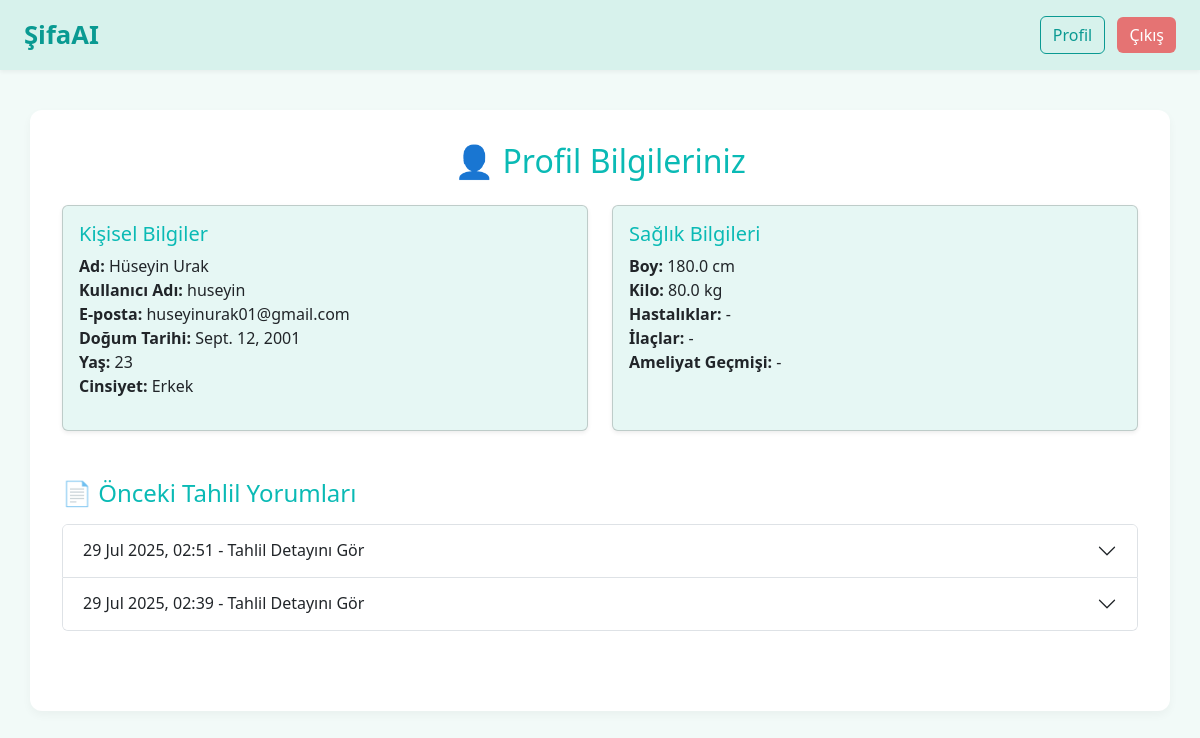
The app's page /profil/ (signed in), older data.
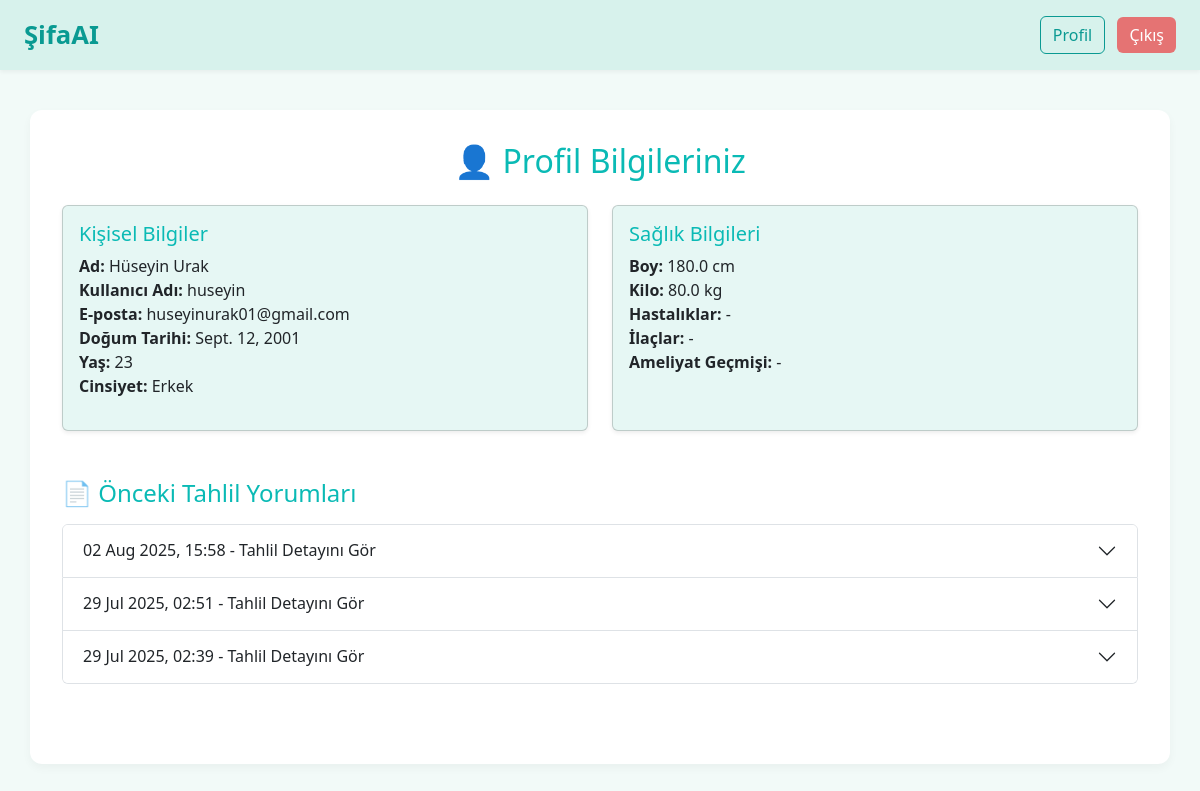
The same page, newer data.
### app/models.py (models this page shows, shortened)
class AnswerReport(models.Model):
     report_id = models.AutoField(primary_key=True)
     patient = models.ForeignKey(Patient, on_delete=models.CASCADE)
     simple_comment = models.TextField()
     advices = models.TextField()
     date = models.DateTimeField(auto_now_add=True)

### app/views.py (the view)
# urls.py: path('profil/', views.profile_view, name='profile'),
def profile_view(request):
    patient_id = request.session.get('patient_id')
    if not patient_id:
        return redirect('login')
    patient = Patient.objects.get(pk=patient_id)
    reports = AnswerReport.objects.filter(patient=patient).order_by('-date')
    return render(request, 'kullanici/profile.html', {
        'patient': patient,
        'reports': reports
    })

### app/templates/kullanici/profile.html (shortened to what this page needs)
{% extends 'base.html' %}
{% block content %}
<h2 class="mb-4 text-center" style="color: #0ABAB5;">👤 Profil Bilgileriniz</h2>
<div class="row row-cols-1 row-cols-md-2 g-4 mb-5">
  <div class="col">
    <div class="card h-100 shadow-sm" style="background-color: #E6F7F4;">
      <div class="card-body">
        <h5 class="card-title" style="color: #0ABAB5;">Kişisel Bilgiler</h5>
        <ul class="list-unstyled text-dark">
          <li><strong>Ad:</strong> {{ patient.name }}</li>
          <li><strong>Kullanıcı Adı:</strong> {{ patient.username }}</li>
          <li><strong>E-posta:</strong> {{ patient.email }}</li>
          <li><strong>Doğum Tarihi:</strong> {{ patient.birth_date }}</li>
          <li><strong>Yaş:</strong> {{ patient.age }}</li>
          <li><strong>Cinsiyet:</strong> {{ patient.gender }}</li>
        </ul>
      </div>
    </div>
  </div>
  <div class="col">
    <div class="card h-100 shadow-sm" style="background-color: #E6F7F4;">
      <div class="card-body">
        <h5 class="card-title" style="color: #0ABAB5;">Sağlık Bilgileri</h5>
        <ul class="list-unstyled text-dark">
          <li><strong>Boy:</strong> {{ patient.height }} cm</li>
          <li><strong>Kilo:</strong> {{ patient.weight }} kg</li>
          <li><strong>Hastalıklar:</strong> {{ patient.illness|default:"Belirtilmedi" }}</li>
          <li><strong>İlaçlar:</strong> {{ patient.drugs|default:"Belirtilmedi" }}</li>
          <li><strong>Ameliyat Geçmişi:</strong> {{ patient.surgical_history|default:"Belirtilmedi" }}</li>
        </ul>
      </div>
    </div>
  </div>
</div>
<h4 class="mb-3" style="color: #0ABAB5;">📄 Önceki Tahlil Yorumları</h4>
{% if reports %}
  <div class="accordion mb-5" id="reportAccordion">
    {% for report in reports %}
      <div class="accordion-item">
        <h2 class="accordion-header" id="heading{{ forloop.counter }}">
          <button class="accordion-button collapsed" type="button" data-bs-toggle="collapse" data-bs-target="#collapse{{ forloop.counter }}" aria-expanded="false" aria-controls="collapse{{ forloop.counter }}">
            {{ report.date|date:"d M Y, H:i" }} - Tahlil Detayını Gör
          </button>
        </h2>
      </div>
    {% endfor %}
  </div>
{% else %}
  <p class="text-muted">Henüz tahlil yüklenmemiş.</p>
{% endif %}
{% endblock %}

Row changes from the older to the newer data that the page shows:
added AnswerReport: date "02 Aug 2025, 15:58"
